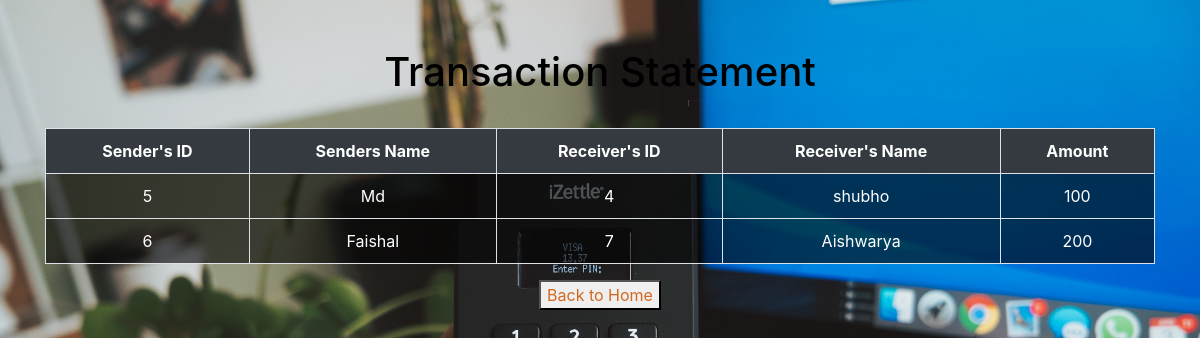
/transaction.php, run on the app's committed database.
### tables this page shows
CREATE TABLE `transactions` (
  `sid` int(255) NOT NULL,
  `sname` varchar(255) NOT NULL,
  `rid` int(255) NOT NULL,
  `rname` varchar(255) NOT NULL,
  `amount` int(255) NOT NULL
);

### transaction.php (the view, shortened to what this page needs)
<html>
    <head>
  <link rel="stylesheet" href="https://maxcdn.bootstrapcdn.com/bootstrap/4.5.2/css/bootstrap.min.css">
    </head>
    <body>
        <div class="container">
        <div class="col-log-12">
            <br><br>
            <h1 class="text-center " style="color:black" >Transaction Statement</h1>
            <table class="table table-striped table-hover table-bordered"><br>
                <tr class="bg-dark text-white text-center">
                    <th>Sender's ID</th>
                    <th>Senders Name</th>
                    <th>Receiver's ID</th>
                    <th>Receiver's Name</th>
                    <th>Amount</th>
                </tr>
                <?php
    include 'connection.php';
        $q="select * from transactions";
        $query = mysqli_query($con,$q);
        while($res = mysqli_fetch_array($query))
        {
?>
                <tr style="color:white;background-color: rgba(0,0,0,.6);"  class="text-center">
                    <td> <?php echo $res['sid'] ;?></td>
                    <td><?php echo $res['sname'] ;?></td>
                    <td><?php echo $res['rid'] ;?></td>
                    <td><?php echo $res['rname'] ;?></td>
                    <td><?php echo $res['amount'] ;?></td>
                    </tr>
                <?php
                    }
                ?>
            </table>
        </div>
        </div>
        <div class="center" style="text-align: center" >
            <button> <a href="index.php" style="color:chocolate; " style="text-decoration: none">Back to Home</a> </button>
        </div>
    </body>
</html>

### transaction.php (style rules this page uses)
body { background-image: url("unsplash25.jpg"); background-repeat: no-repeat; background-attachment: fixed; background-size: cover; }

### data on the page
transactions: sid "5", sname "Md", rid "4", rname "shubho", amount "100"
transactions: sid "6", sname "Faishal", rid "7", rname "Aishwarya", amount "200"
